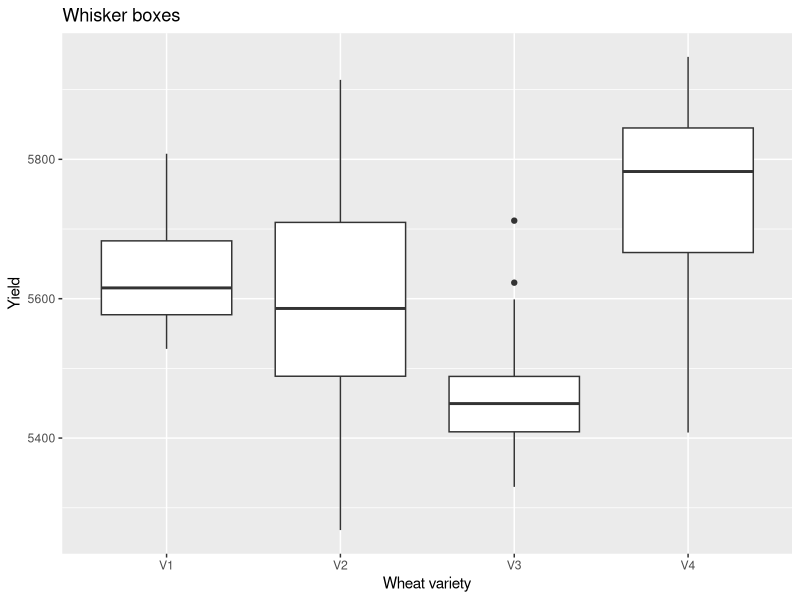
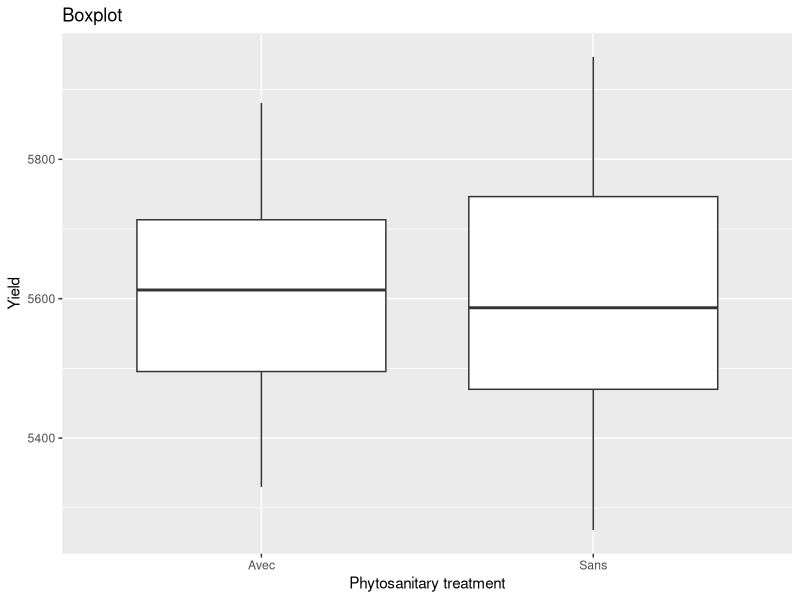

Write the R code that produced these figures, in order.
## ---- chunk 1
knitr::opts_chunk$set(echo = TRUE)
## ---- chunk 2
library(tidyverse)
## ---- chunk 3
ble <- read.table("../data/ble.txt", header=TRUE, sep=";", dec=".")
head(ble)
## ---- chunk 4
ggplot(ble, aes(x=variete, y=rdt)) + geom_boxplot() +
  ggtitle("Whisker boxes") + xlab("Wheat variety") + ylab("Yield")

ggplot(ble, aes(x=phyto, y=rdt)) + geom_boxplot() +
  ggtitle("Boxplot") + xlab("Phytosanitary treatment") + ylab("Yield")
## ---- chunk 5
anova_variete <- lm(rdt ~ variete, data=ble)
summary(anova_variete)
## ---- chunk 6
anova(anova_variete)
## ---- chunk 7
anova_phyto <- lm(rdt ~ phyto, data=ble)
summary(anova_phyto)
## ---- chunk 8
anova(anova_phyto)
## ---- chunk 9
anova_variete_phyto <- lm(rdt ~ variete * phyto, data=ble)
summary(anova_variete_phyto)
## ---- chunk 10
anova(anova_variete_phyto)
